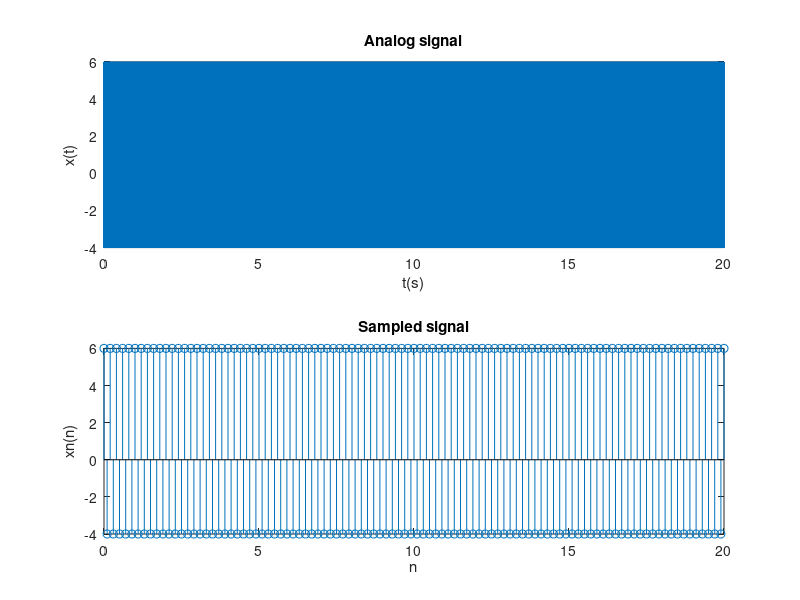

MATLAB code to generate this figure:
t = 0:0.001:20; %χρονικο βημα
x = 5*cos(1000*pi*t)+cos(4000*pi*t); %"συνεχης" συναρτηση 
n = 0:0.1:20; %αριθμος samples
xn = 5*cos(10*pi*n)+cos(40*pi*n); % διακριτη συναρτηση
figure(1);
subplot(2,1,1);
plot(t,x);
title('Analog signal')
ylabel('x(t)')
xlabel('t(s)')
subplot(2,1,2);
stem(n,xn);
title('Sampled signal')
ylabel('xn(n)')
xlabel('n')

xn_min = min(xn); %ελάχιστο της συνάρτησης 
xn_max = max(xn); %μέγιστο της συνάρτησης 
prompt = "Πόσα να είναι τα επίπεδα κβάντισης ";
N = input(prompt);
if N==4.0 %περίπτωση για 4 σημεία κβάντισης
    quantized_levels = linspace(xn_min, xn_max, N);
    [~, q] = min(abs(xn - quantized_levels'), [], 1); %εύρεση πλησιέστερου σημείου κβάντισης 
    xn_quantized = quantized_levels(q); 

    mse = mean((xn - xn_quantized).^2);
    fprintf('mean squared error για 4 επίπεδα : %.4f\n', mse); 
    %αν βγαίνει πολύ κοντά στο 0 τότε κάνει πολύ καλό match το κβαντισμένο
    %σήμα με το αρχικό
end

if N==8.0 %περίπτωση για 8 σημεία κβάντισης
    quantized_levels = linspace(xn_min, xn_max, N);
    [~, q] = min(abs(xn - quantized_levels'), [], 1); 
    xn_quantized = quantized_levels(q); 

    mse = mean((xn - xn_quantized).^2);
    fprintf('mean squared error για 8 επίπεδα : %.4f\n', mse); 
end

if N==16.0 %περίπτωση για 16 σημεία κβάντισης
    quantized_levels = linspace(xn_min, xn_max, N);
    [~, q] = min(abs(xn - quantized_levels'), [], 1); 
    xn_quantized = quantized_levels(q); 

    mse = mean((xn - xn_quantized).^2);
    fprintf('mean squared error για 16 επίπεδα : %.4f\n', mse); 
end 



